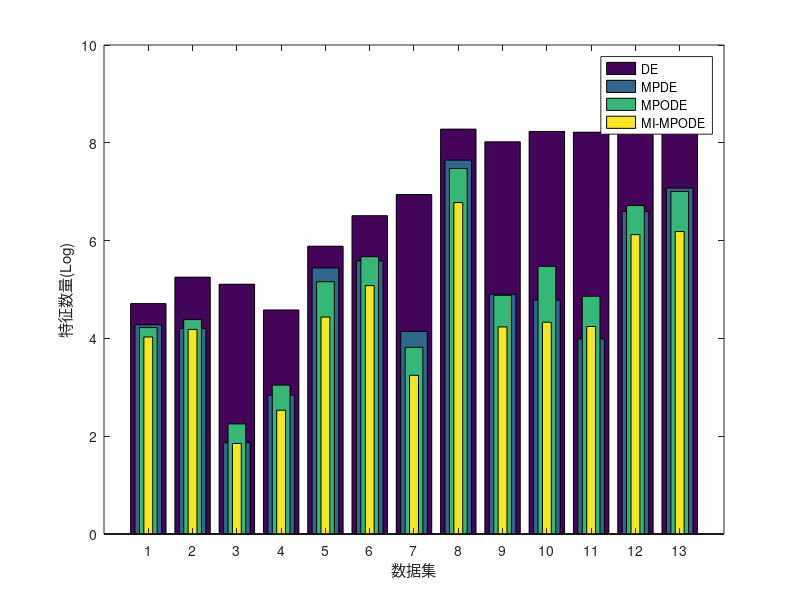

Write MATLAB code to recreate this figure. (Note: this script raises an error after producing the figure.)
clc;
clear;
close all;
%% 重叠柱状图
% 创建示例数据
data1 = [111.30, 190.93, 165.20, 97.63, 359.57, 671.80, 1035.23, 3943.40, ...
         3041.97, 3756.17, 3698.50, 5693.80, 12146.27];
data2 = [72.13, 66.83, 6.47, 17.03, 230.67, 266.67, 63.00, 2090.07,...
         134.73, 119.40, 54.07, 730.60, 1181.03];
data3 = [68.13, 80.27, 9.50, 21.00, 173.93, 290.27, 45.50, 1763.23,... 
         131.77, 238.30, 129.17, 826.10, 1101.17];
data4 = [56.20, 65.60, 6.37, 12.57, 84.53, 160.70, 25.67, 878.23, ...
         69.07, 75.97, 69.67, 455.97, 485.53];
x = 1:numel(data1);
w1=0.8;
% 绘制第一个柱状图
bar(x, log(data1), w1,'FaceColor',"#44045A");
hold on; % 保持图形窗口打开，以便后续绘制
w2=0.6;
% 绘制第二个柱状图，叠加在第一个柱状图之上
bar(x, log(data2),w2, 'FaceColor',"#30688D");
w3=0.4;
% 绘制第三个柱状图，叠加在前两个柱状图之上
bar(x, log(data3),w3, 'FaceColor',"#35B777");
w4=0.2;
bar(x, log(data4),w4, 'FaceColor',"#F8E620");
% 添加图例和标签
legend('DE','MPDE','MPODE','MI-MPODE');
% xlabel('Datasets');
% ylabel('Number of features(Log)');
xlabel('数据集');
ylabel('特征数量(Log)');

ax = gca;
ax.XTickLabels = {'Musk1','Arrhythmia','LSVT','SCADI','Madelon','Yale','Colon','TOX-171','Prostate\_GE',...
                  'Leukemia','ALLAML','arcene','GLI\_85'};
ax.XTickLabelRotation = 45;
 
% 可选的调整图形属性
xlim([0.5, numel(data1)+0.5]); % 设置 x 轴范围
grid on; % 添加网格线

%%
a=zeros(3,3,3);
for i = 1:3
    for j= 1:3
        for k=1:3
            a(i,j,k)=j;
        end
    end
end
bb=mean(a(1,1,:))
%%
a=[3,5,7,9,2];
b=[23,15,8,12,5];

% x=a(randi(length(a),1))
[value,index]=sort(a);
% [~,rank]=sort(index)
c = randperm(6,3)
aa = c(randperm(length(c),1))

%% 指定空间内随机产生一个随机数
a = ones(1,5)*2;
b = ones(1,5)*2;
c = a.*b
FL = rand(5,1).*0.4+0.5
%%
a=zeros(2,1,2);
b=ones(1,2);
c=zeros(2,2);
for i = 1:2
    for j = 1:1
        a(i,j,:) = b(j,:);
    end
end
a(1,1,:)
c(2,:)=a(1,1,:); 
c
%%
b=[23,15,8,12,5];
p_name = 'a';
path = 'E:\MATLAB\feature selection\BDE-FS\';
name=strcat('A','_',p_name,'.mat');
save([path,name],'b');

%% 混沌映射
% Logistic 映射
mu=3.0;        %Growth rate parameter
x=rand(1,100)*(1-0.5)+0.5; %Create a matrix 1*200
% Iterative 200 times
for n=1:100 
    x(n+1)= mu * x(n) * (1- x(n));
end
plot(x(1,:),'k','MarkerSize',10);
xlabel('n');
ylabel('x(n)');

%%
a = randi([1 3])
%% 判断数组中是否包含某个元素
a=[3,4,7,9,1];
b=ismember(1,a)
c=a(a>5)
d = length(c)